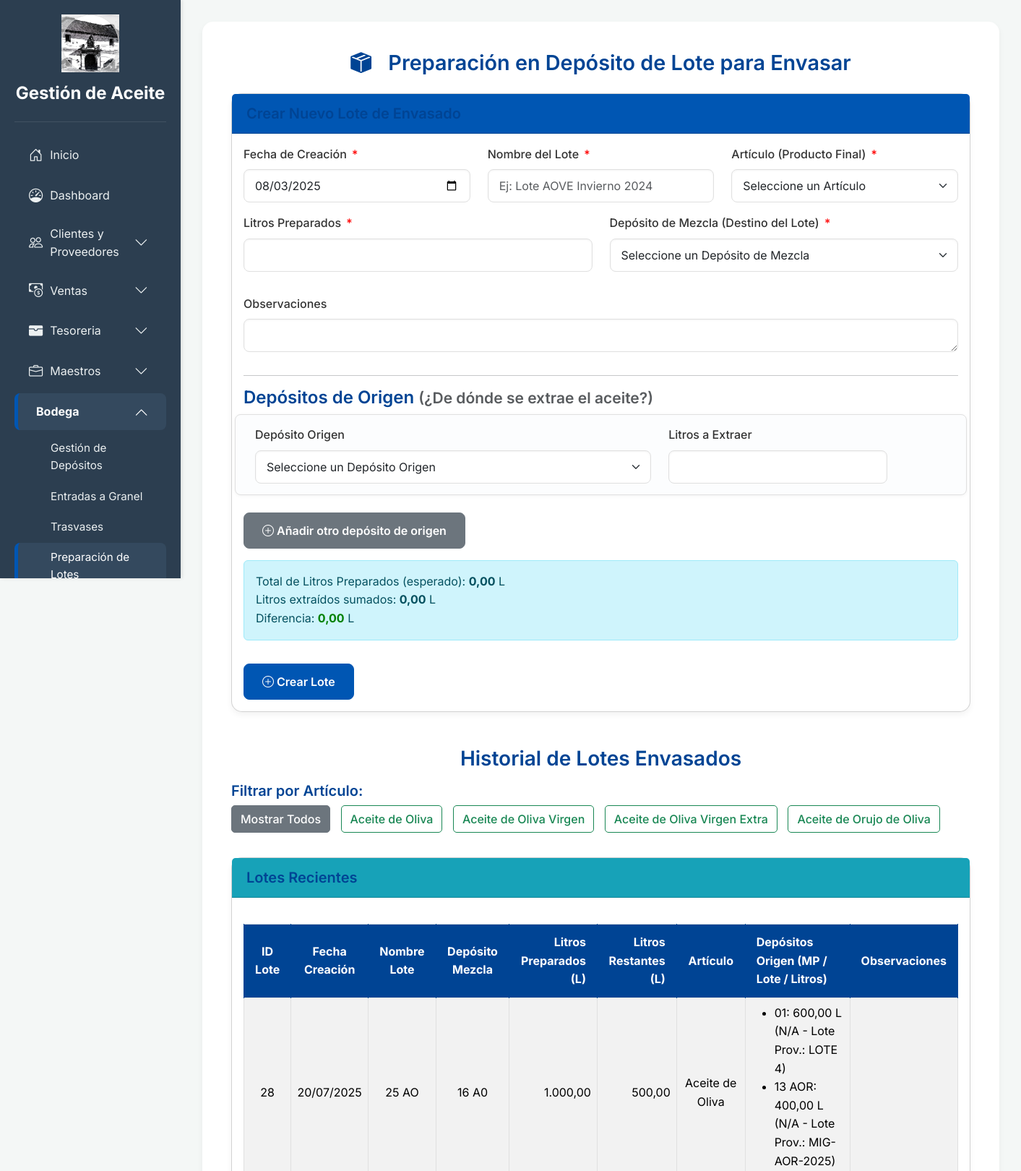
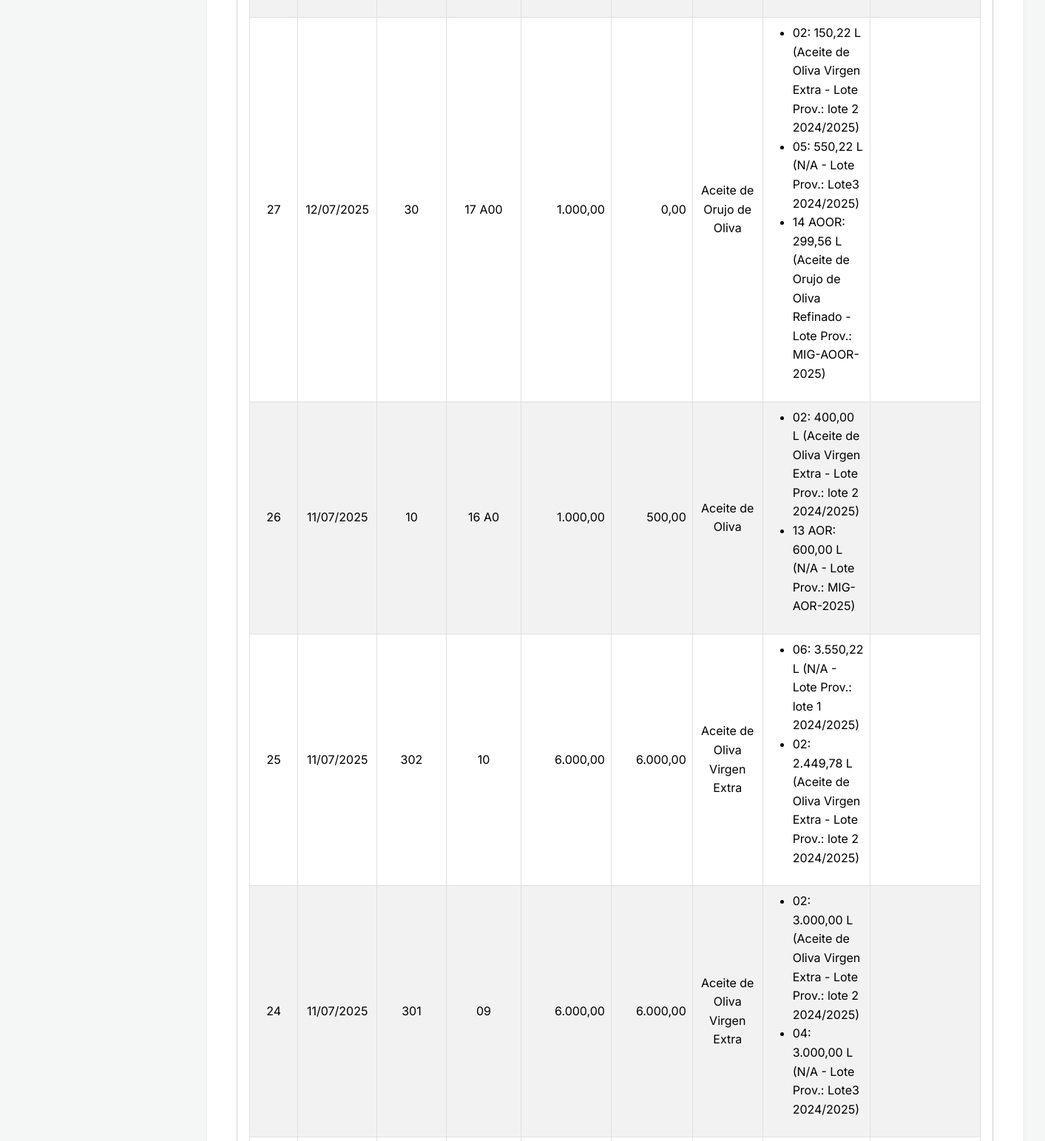
The app's page /app/lotes_envasado.php (signed in, upper part) with its own data (2 pictures, top to bottom).
### tables this page shows
CREATE TABLE `articulos` (
  `id_articulo` int(11) NOT NULL,
  `nombre_articulo` varchar(100) NOT NULL,
  `descripcion` varchar(255) DEFAULT NULL
);

CREATE TABLE `lotes_envasado` (
  `id_lote_envasado` int(11) NOT NULL,
  `nombre_lote` varchar(100) NOT NULL,
  `fecha_creacion` date DEFAULT current_timestamp(),
  `id_deposito_mezcla` int(11) NOT NULL,
  `id_articulo` int(11) NOT NULL,
  `litros_preparados` decimal(10,2) NOT NULL,
  `observaciones` text DEFAULT NULL,
  `stock_actual_litros` decimal(10,2) NOT NULL DEFAULT 0.00 COMMENT 'Cantidad actual de litros disponibles en este lote'
);

CREATE TABLE `depositos` (
  `id_deposito` int(11) NOT NULL,
  `nombre_deposito` varchar(50) NOT NULL,
  `capacidad` decimal(10,2) NOT NULL,
  `estado` enum('ocupado','vacio','lleno') DEFAULT 'vacio',
  `stock_actual` decimal(10,2) DEFAULT 0.00,
  `id_materia_prima` int(11) DEFAULT NULL,
  `id_entrada_granel_origen` int(11) DEFAULT NULL
);

CREATE TABLE `detalle_lotes_envasado` (
  `id_detalle_lote` int(11) NOT NULL,
  `id_lote_envasado` int(11) NOT NULL,
  `id_deposito_origen` int(11) NOT NULL,
  `litros_extraidos` decimal(10,2) NOT NULL,
  `numero_lote_proveedor_capturado` varchar(100) DEFAULT NULL
);

CREATE TABLE `materias_primas` (
  `id_materia_prima` int(11) NOT NULL,
  `nombre_materia_prima` varchar(100) NOT NULL,
  `unidad_medida` varchar(50) NOT NULL,
  `stock_actual` decimal(10,2) NOT NULL DEFAULT 0.00,
  `stock_minimo` decimal(10,2) NOT NULL DEFAULT 0.00,
  `precio_unitario` decimal(10,2) NOT NULL DEFAULT 0.00
);

### app/lotes_envasado.php (the view, shortened to what this page needs)
<?php
include 'conexion.php';
$articulos_disponibles = [];
try {
    $stmt_articulos = $pdo->query("SELECT id_articulo, nombre_articulo FROM articulos ORDER BY nombre_articulo ASC");
    $articulos_disponibles = $stmt_articulos->fetchAll(PDO::FETCH_ASSOC);
} catch (PDOException $e) {
    $mensaje = "Error al cargar datos para los formularios: " . $e->getMessage();
    $tipo_mensaje = 'danger';
}
$lotes_envasados_registrados = [];
$filtro_id_articulo = $_GET['filter_articulo'] ?? null;
$where_clause = "";
$params = [];
try {
    $sql_lotes = "SELECT
                        le.id_lote_envasado,
                        le.fecha_creacion,
                        le.nombre_lote,
                        dm.nombre_deposito AS nombre_deposito_mezcla,
                        dm.stock_actual, -- Añadido para obtener el stock actual del depósito de mezcla
                        le.litros_preparados,
                        a.nombre_articulo,
                        le.observaciones
                    FROM
                        lotes_envasado le
                    JOIN
                        depositos dm ON le.id_deposito_mezcla = dm.id_deposito
                    JOIN
                        articulos a ON le.id_articulo = a.id_articulo
                    " . $where_clause . "
                    ORDER BY
                        le.fecha_creacion DESC, le.id_lote_envasado DESC";
    $stmt_lotes = $pdo->prepare($sql_lotes);
    $stmt_lotes->execute($params);
    $lotes_envasados_registrados = $stmt_lotes->fetchAll(PDO::FETCH_ASSOC);
    foreach ($lotes_envasados_registrados as $key => $lote) {
        $stmt_detalles_depositos_origen = $pdo->prepare("SELECT
                                                            d.nombre_deposito,
                                                            dle.litros_extraidos,
                                                            mp.nombre_materia_prima,
                                                            dle.numero_lote_proveedor_capturado AS numero_lote_proveedor
                                                        FROM
                                                            detalle_lotes_envasado dle
                                                        JOIN
                                                            depositos d ON dle.id_deposito_origen = d.id_deposito
                                                        LEFT JOIN
                                                            materias_primas mp ON d.id_materia_prima = mp.id_materia_prima
                                                        WHERE
                                                            dle.id_lote_envasado = ?");
        $stmt_detalles_depositos_origen->execute([$lote['id_lote_envasado']]);
        $lotes_envasados_registrados[$key]['depositos_origen'] = $stmt_detalles_depositos_origen->fetchAll(PDO::FETCH_ASSOC);
        $lotes_envasados_registrados[$key]['litros_restantes_envasar'] = $lote['stock_actual'];
    }
} catch (PDOException $e) {
    $mensaje_listado = "Error al cargar el listado de lotes envasados: " . $e->getMessage();
    $tipo_mensaje_listado = 'danger';
}
?>
<!DOCTYPE html>
<html lang="es">
<head>
    <link href="https://cdn.jsdelivr.net/npm/bootstrap@5.3.3/dist/css/bootstrap.min.css" rel="stylesheet">
    <link href="https://cdn.jsdelivr.net/npm/bootstrap-icons@1.11.3/font/bootstrap-icons.min.css" rel="stylesheet">
</head>
<body>
    <?php
    include 'sidebar.php';
    ?>
    <div class="main-content">
        <div class="container">
            <h2 class="mb-4 text-center"><i class="bi bi-box-seam-fill me-3"></i> Preparación en Depósito de Lote para Envasar</h2>
            <div class="card form-section-card">
                <div class="card-header bg-success">
                    <h5 class="mb-0">Crear Nuevo Lote de Envasado</h5>
                </div>
                <div class="card-body">
                    <form id="loteEnvasadoForm" action="lotes_envasado.php" method="POST">
                        <div class="row">
                            <div class="col-md-4 mb-3">
                                <label for="fecha_creacion" class="form-label form-label-required">Fecha de Creación</label>
                                <input type="date" class="form-control" id="fecha_creacion" name="fecha_creacion" value="<?php echo date('Y-m-d'); ?>" required>
                            </div>
                            <div class="col-md-4 mb-3">
                                <label for="nombre_lote" class="form-label form-label-required">Nombre del Lote</label>
                                <input type="text" class="form-control" id="nombre_lote" name="nombre_lote" required placeholder="Ej: Lote AOVE Invierno 2024">
                            </div>
                            <div class="col-md-4 mb-3">
                                <label for="id_articulo" class="form-label form-label-required">Artículo (Producto Final)</label>
                                <select class="form-select" id="id_articulo" name="id_articulo" required>
                                    <option value="">Seleccione un Artículo</option>
                                </select>
                            </div>
                        </div>
                        <div class="row mb-3">
                            <div class="col-md-6 mb-3">
                                <label for="litros_preparados" class="form-label form-label-required">Litros Preparados</label>
                                <input type="number" step="0.01" class="form-control" id="litros_preparados" name="litros_preparados" min="0.01" required>
                            </div>
                            <div class="col-md-6 mb-3">
                                <label for="id_deposito_mezcla" class="form-label form-label-required">Depósito de Mezcla (Destino del Lote)</label>
                                <select class="form-select" id="id_deposito_mezcla" name="id_deposito_mezcla" required>
                                    <option value="">Seleccione un Depósito de Mezcla</option>
                                </select>
                            </div>
                        </div>
                        <div class="row mb-3">
                            <div class="col-md-12 mb-3">
                                <label for="observaciones" class="form-label">Observaciones</label>
                                <textarea class="form-control" id="observaciones" name="observaciones" rows="1"></textarea>
                            </div>
                        </div>
                        <hr>
                        <h4>Depósitos de Origen <small class="text-muted">(¿De dónde se extrae el aceite?)</small></h4>
                        <div id="depositos-origen-container">
                            <div class="detail-row row align-items-end mb-3" data-row-index="0">
                                <div class="col-md-7">
                                    <label for="deposito_origen_0" class="form-label">Depósito Origen</label>
                                    <select class="form-select" id="deposito_origen_0" name="deposito_origen[]" required>
                                        <option value="">Seleccione un Depósito Origen</option>
                                    </select>
                                </div>
                                <div class="col-md-4">
                                    <label for="litros_extraidos_0" class="form-label">Litros a Extraer</label>
                                    <input type="number" step="0.01" class="form-control litros-extraidos-input" id="litros_extraidos_0" name="litros_extraidos[]" min="0.01" required>
                                </div>
                            </div>
                        </div>
                        <button type="button" class="btn btn-secondary mt-2" id="add-deposito-origen-row"><i class="bi bi-plus-circle"></i> Añadir otro depósito de origen</button>
                        <div class="alert alert-info mt-3" role="alert">
                            Total de Litros Preparados (esperado): <strong id="total-litros-preparados-expected">0.00</strong> L <br>
                            Litros extraídos sumados: <strong id="litros-extraidos-sum">0.00</strong> L <br>
                            Diferencia: <strong id="litros-diferencia">0.00</strong> L
                        </div>
                        <button type="submit" class="btn btn-primary mt-3" id="submitLoteBtn"><i class="bi bi-plus-circle"></i> Crear Lote</button>
                    </form>
                </div>
            </div>
            <h3 class="mt-5 mb-3 text-center">Historial de Lotes Envasados</h3>
            <div class="mb-4 filter-buttons">
                <h5>Filtrar por Artículo:</h5>
                <a href="lotes_envasado.php" class="btn btn-outline-secondary <?php echo ($filtro_id_articulo === null) ? 'active' : ''; ?>">Mostrar Todos</a>
                <?php foreach ($articulos_disponibles as $articulo): ?>
                    <a href="lotes_envasado.php?filter_articulo=<?php echo htmlspecialchars($articulo['id_articulo']); ?>"
                       class="btn btn-outline-success btn-filter <?php echo ($filtro_id_articulo == $articulo['id_articulo']) ? 'active' : ''; ?>">
                        <?php echo htmlspecialchars($articulo['nombre_articulo']); ?>
                    </a>
                <?php endforeach; ?>
            </div>
            <div class="card table-section-card">
                <div class="card-header bg-info">
                    <h5 class="mb-0">Lotes Recientes</h5>
                </div>
                <div class="card-body">
                    <?php if (empty($lotes_envasados_registrados)): ?>
                        <p class="text-center">No hay lotes envasados registrados todavía<?php echo ($filtro_id_articulo ? ' para el artículo seleccionado' : ''); ?>.</p>
                    <?php else: ?>
                        <div class="table-responsive">
                            <table class="table table-bordered table-striped align-middle">
                                <thead>
                                    <tr>
                                        <th>ID Lote</th>
                                        <th>Fecha Creación</th>
                                        <th>Nombre Lote</th>
                                        <th>Depósito Mezcla</th>
                                        <th>Litros Preparados (L)</th>
                                        <th>Litros Restantes (L)</th>
                                        <th>Artículo</th>
                                        <th>Depósitos Origen (MP / Lote / Litros)</th>
                                        <th>Observaciones</th>
                                    </tr>
                                </thead>
                                <tbody>
                                    <?php foreach ($lotes_envasados_registrados as $lote): ?>
                                        <tr>
                                            <td><?php echo htmlspecialchars($lote['id_lote_envasado']); ?></td>
                                            <td><?php echo htmlspecialchars(date('d/m/Y', strtotime($lote['fecha_creacion']))); ?></td>
                                            <td><?php echo htmlspecialchars($lote['nombre_lote'] ?? 'N/A'); ?></td>
                                            <td><?php echo htmlspecialchars($lote['nombre_deposito_mezcla']); ?></td>
                                            <td class="text-end"><?php echo number_format($lote['litros_preparados'], 2, ',', '.'); ?></td>
                                            <td class="text-end"><?php echo number_format($lote['litros_restantes_envasar'], 2, ',', '.'); ?></td>
                                            <td><?php echo htmlspecialchars($lote['nombre_articulo'] ?? 'N/A'); ?></td>
                                            <td>
                                                <?php if (!empty($lote['depositos_origen'])): ?>
                                                    <ul>
                                                        <?php foreach ($lote['depositos_origen'] as $dep_detalle): ?>
                                                            <li>
                                                                <?php echo htmlspecialchars($dep_detalle['nombre_deposito']); ?>:
                                                                <?php echo number_format($dep_detalle['litros_extraidos'], 2, ',', '.') . " L"; ?>
                                                                (<?php echo htmlspecialchars($dep_detalle['nombre_materia_prima'] ?? 'N/A'); ?> - Lote Prov.: <span class="<?php echo ($dep_detalle['numero_lote_proveedor'] ?? 'N/A') === 'N/A' ? 'text-danger' : ''; ?>"><?php echo htmlspecialchars($dep_detalle['numero_lote_proveedor'] ?? 'N/A'); ?></span>)
                                                            </li>
                                                        <?php endforeach; ?>
                                                    </ul>
                                                <?php else: ?>
                                                    N/A
                                                <?php endif; ?>
                                            </td>
                                            <td><?php echo htmlspecialchars($lote['observaciones']); ?></td>
                                        </tr>
                                    <?php endforeach; ?>
                                </tbody>
                            </table>
                        </div>
                    <?php endif; ?>
                </div>
            </div>
        </div>
    </div>
</body>
</html>

### records on screen
articulos: nombre_articulo "Aceite de Oliva"
articulos: nombre_articulo "Aceite de Oliva Virgen"
articulos: nombre_articulo "Aceite de Oliva Virgen Extra"
articulos: nombre_articulo "Aceite de Orujo de Oliva"
lotes_envasado: id_lote_envasado "28", fecha_creacion "20/07/2025", nombre_lote "25 AO", id_deposito_mezcla.nombre_deposito "16 A0", litros_preparados "1.000,00", id_deposito_mezcla.stock_actual "500,00", id_articulo.nombre_articulo "Aceite de Oliva"
detalle_lotes_envasado: id_deposito_origen.nombre_deposito "01", litros_extraidos "600,00", nombre_materia_prima "N/A", numero_lote_proveedor_capturado "LOTE 4"
detalle_lotes_envasado: id_deposito_origen.nombre_deposito "13 AOR", litros_extraidos "400,00", nombre_materia_prima "N/A", numero_lote_proveedor_capturado "MIG-AOR-2025"
lotes_envasado: id_lote_envasado "27", fecha_creacion "12/07/2025", nombre_lote "30", id_deposito_mezcla.nombre_deposito "17 A00", litros_preparados "1.000,00", id_deposito_mezcla.stock_actual "0,00", id_articulo.nombre_articulo "Aceite de Orujo de Oliva"
detalle_lotes_envasado: id_deposito_origen.nombre_deposito "02", litros_extraidos "150,22", materias_primas.nombre_materia_prima "Aceite de Oliva Virgen Extra", numero_lote_proveedor_capturado "lote 2 2024/2025"
detalle_lotes_envasado: id_deposito_origen.nombre_deposito "05", litros_extraidos "550,22", nombre_materia_prima "N/A", numero_lote_proveedor_capturado "Lote3 2024/2025"
detalle_lotes_envasado: id_deposito_origen.nombre_deposito "14 AOOR", litros_extraidos "299,56", materias_primas.nombre_materia_prima "Aceite de Orujo de Oliva Refinado", numero_lote_proveedor_capturado "MIG-AOOR-2025"
lotes_envasado: id_lote_envasado "26", fecha_creacion "11/07/2025", nombre_lote "10", id_deposito_mezcla.nombre_deposito "16 A0", litros_preparados "1.000,00", id_deposito_mezcla.stock_actual "500,00", id_articulo.nombre_articulo "Aceite de Oliva"
detalle_lotes_envasado: id_deposito_origen.nombre_deposito "02", litros_extraidos "400,00", materias_primas.nombre_materia_prima "Aceite de Oliva Virgen Extra", numero_lote_proveedor_capturado "lote 2 2024/2025"
detalle_lotes_envasado: id_deposito_origen.nombre_deposito "13 AOR", litros_extraidos "600,00", nombre_materia_prima "N/A", numero_lote_proveedor_capturado "MIG-AOR-2025"
lotes_envasado: id_lote_envasado "25", fecha_creacion "11/07/2025", nombre_lote "302", id_deposito_mezcla.nombre_deposito "10", litros_preparados "6.000,00", id_deposito_mezcla.stock_actual "6.000,00", id_articulo.nombre_articulo "Aceite de Oliva Virgen Extra"
detalle_lotes_envasado: id_deposito_origen.nombre_deposito "06", litros_extraidos "3.550,22", nombre_materia_prima "N/A", numero_lote_proveedor_capturado "lote 1 2024/2025"
detalle_lotes_envasado: id_deposito_origen.nombre_deposito "02", litros_extraidos "2.449,78", materias_primas.nombre_materia_prima "Aceite de Oliva Virgen Extra", numero_lote_proveedor_capturado "lote 2 2024/2025"
lotes_envasado: id_lote_envasado "24", fecha_creacion "11/07/2025", nombre_lote "301", id_deposito_mezcla.nombre_deposito "09", litros_preparados "6.000,00", id_deposito_mezcla.stock_actual "6.000,00", id_articulo.nombre_articulo "Aceite de Oliva Virgen Extra"
detalle_lotes_envasado: id_deposito_origen.nombre_deposito "02", litros_extraidos "3.000,00", materias_primas.nombre_materia_prima "Aceite de Oliva Virgen Extra", numero_lote_proveedor_capturado "lote 2 2024/2025"
detalle_lotes_envasado: id_deposito_origen.nombre_deposito "04", litros_extraidos "3.000,00", nombre_materia_prima "N/A", numero_lote_proveedor_capturado "Lote3 2024/2025"

### other values on screen
$item['name'] "Clientes y Proveedores"
$item['name'] "Ventas"
$item['name'] "Tesoreria"
$item['name'] "Maestros"
$item['name'] "Bodega"
$sub_link['text'] "Gestión de Depósitos"
$sub_link['text'] "Entradas a Granel"
$sub_link['text'] "Trasvases"
$sub_link['text'] "Preparación de Lotes"
